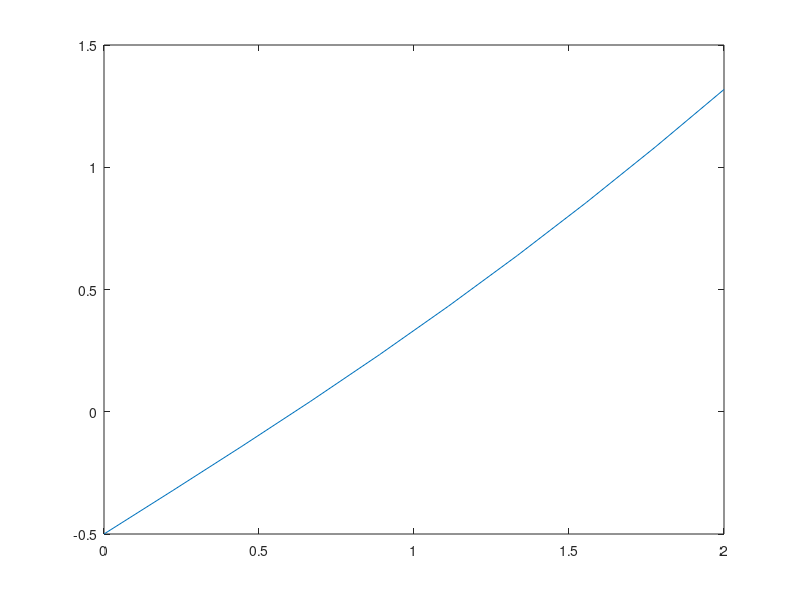

The MATLAB script that drew this image: (Note: this script raises an error after producing the figure.)
%%PLOT
x = linspace(0,2,10);
plot(x, x - 0.2*sin(x) - 0.5);
axes0


%% BISSECCION
clc
tol = 10^(-4);
f = @(x) x - 0.2*sin(x) - 0.5;
No = 20;
a = 0;
b = 1;


tic
[p, i] = biseccion(f, a, b, tol, No)
toc

%RESPUESTA: 0.6154
%ITERACIONES: 13

%% NEWTON RAPHSON
clc

f = @(x) x - 0.2*sin(x) - 0.5;
fp = @(x) 1 - 0.2*cos(x)
p0 = 0;
tol = 10^(-4);
No = 20;

tic
[p, i] = newtonRaphson(f, fp, p0, tol, No)
toc 

%RESPUESTA: 0.6155
%ITERACIONES: 3

%% SECANTE

clc
f = @(x) x - 0.2*sin(x) - 0.5;
p0 = 0;
p1 = 1;
tol = 10^(-4);
No = 20;

tic
[p,i] = secante(f, p0, p1, tol, No)
toc

%RESPUESTA: 0.6155
%ITERACIONES: 5

%% FALSA POSICION 

clc
f = @(x) x - 0.2*sin(x) - 0.5;
p0 = 0;
p1 = 1;
tol = 10^(-4);
No = 20;

tic
[p,i] = falsaPosicion(f, p0, p1, tol, No)
toc

%RESPUESTA: 0.6155
%ITERACIONES: 5